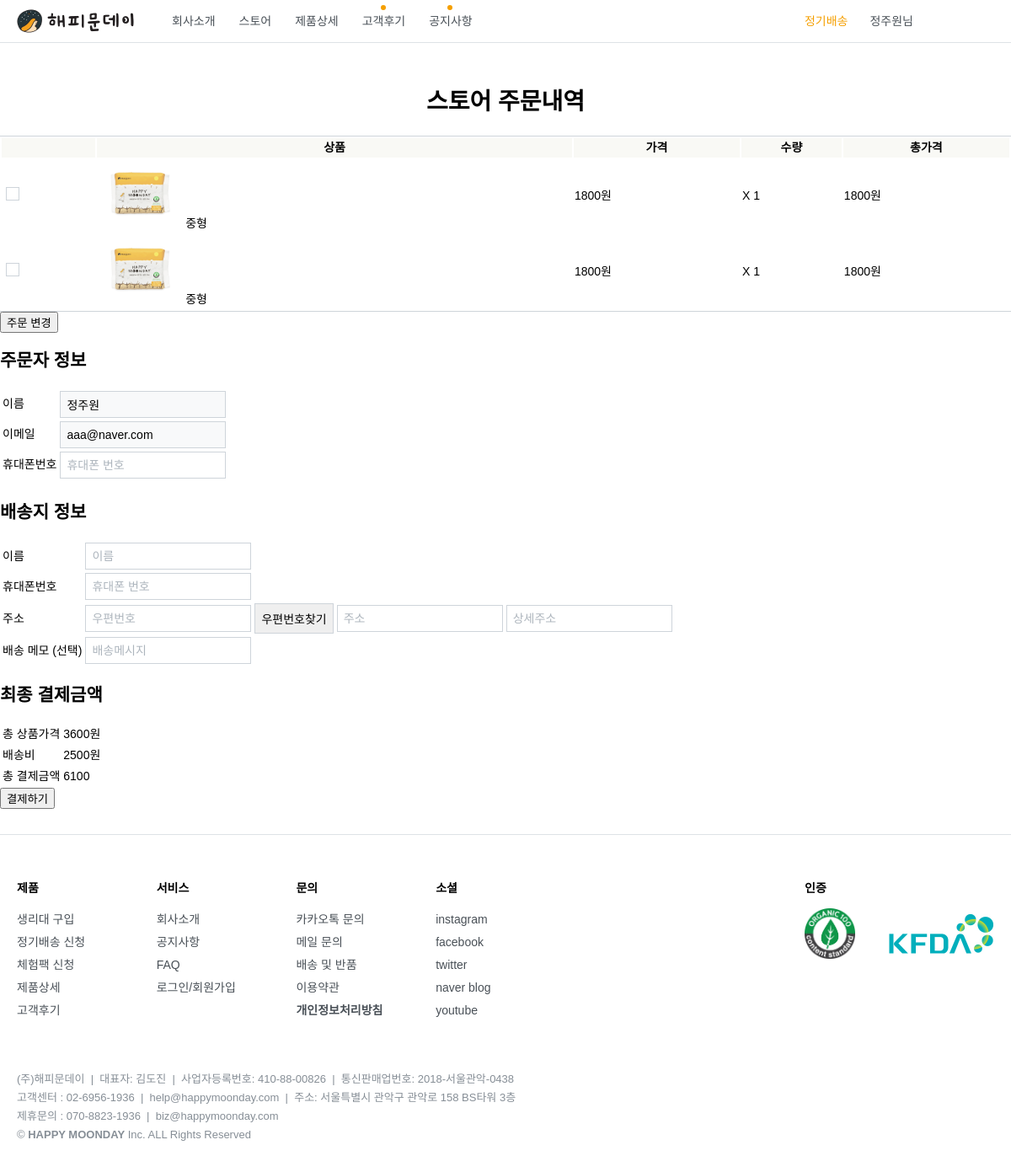
Page /store/cart/payment/ (signed in) on the earlier database version.
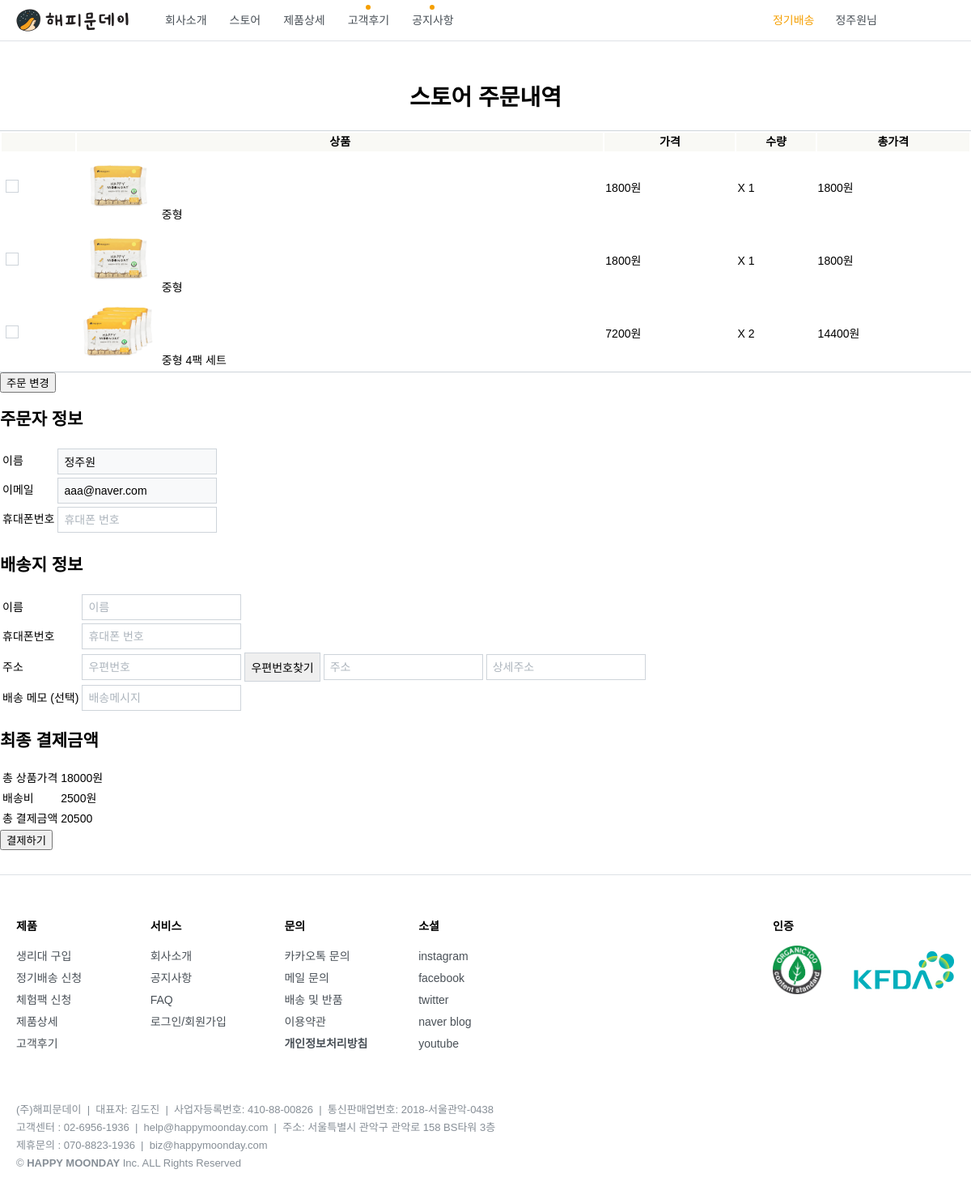
Same page on the later database version.
### store/models.py (models this page shows, shortened)
class Cart_for_Pad(models.Model):
    user  = models.ForeignKey(settings.AUTH_USER_MODEL, on_delete=models.CASCADE)
    product = models.ForeignKey(Product, on_delete=models.CASCADE)
    order = models.IntegerField()
    total_price = models.IntegerField()

class Product(models.Model):
    img_front = models.ImageField(upload_to = 'store/', blank=True)
    img_back = models.ImageField(upload_to = 'store/', blank=True)
    img_inner = models.ImageField(upload_to = 'store/', blank=True)
    img_side = models.ImageField(upload_to = 'store/', blank=True)
    name = models.CharField(max_length=20)
    price = models.IntegerField()
    detail = models.TextField()
    volume = models.IntegerField()
    size = models.IntegerField()
    manufac_date = models.CharField(max_length=30)
    useby_date = models.CharField(max_length=30)
    quantity = models.IntegerField()
    ingre = models.TextField()

### cart/views.py (the view)
# urls.py: path('payment/', views.payment, name='payment'),
def payment(request): #TODO: 여기 이어서 하기
    items = Cart_for_Pad.objects.filter(user=request.user)
    buyer = get_object_or_404(Information, user=request.user)
    name = items[0].product.name+" 외 {}개".format(len(items)-1)
    ulti_total_price= 0
    for item in items:
        ulti_total_price += item.total_price
    if ulti_total_price<20000:
            shipping_charge = 2500
    else:
        shipping_charge = 0
    amount = (ulti_total_price + shipping_charge)
    buyer_name = buyer.name
    buyer_email = buyer.email
    initial = {'name':name, 'amount':amount, 'buyer_name':buyer_name, 'buyer_email':buyer_email}
    if request.method == 'POST':
        form = OrderForm(request.POST, initial=initial)
        if form.is_valid(): #TODO: 여기가 문제===================
            order = form.save(commit=False)
            order.user = request.user
            order.save()
            return redirect(reverse('cart:pay_now'))
        else:
            print(form)
            return HttpResponse("실패")
    else:
        form = OrderForm(initial=initial)
    cart_products = Cart_for_Pad.objects.filter(user=request.user)
    ctx = {
        'form': form,
        'cart_products': cart_products,
        'ulti_total_price': ulti_total_price,
        'shipping_charge': shipping_charge,
        'amount': amount,
        'iamport_shop_id':'iamport', #FIXME: 각자의 shop_id를 지정하실 수 있습니다
    }
    return render(request, 'payment.html', ctx)

### cart/forms.py
class OrderForm(forms.ModelForm):
    class Meta:
        model = Order
        fields = ('name', 'amount', 'buyer_name', 'buyer_email', 'buyer_tel',
                    'recipient_name', 'recipient_tel', 'recipient_postcode', 'recipient_add',
                    'recipient_add_detail', 'recipient_memo',)
        widgets = {
            'name': forms.HiddenInput,
            'amount': forms.HiddenInput,
            'buyer_name': forms.TextInput(attrs={'readonly': 'readonly'}),
            'buyer_email': forms.TextInput(attrs={'class': 'email', 'readonly': 'readonly'}),
            'buyer_tel': forms.TextInput(attrs={'placeholder': '휴대폰 번호'}),
            'recipient_name': forms.TextInput(attrs={'placeholder': '이름'}),
            'recipient_tel': forms.TextInput(attrs={'placeholder': '휴대폰 번호'}),
            'recipient_postcode': forms.TextInput(attrs={'placeholder': '우편번호', 'id': 'postcode'}),
            'recipient_add': forms.TextInput(attrs={'placeholder': '주소', 'id': 'address'}),
            'recipient_add_detail': forms.TextInput(attrs={'placeholder': '상세주소', 'id': 'address_detail'}),
            'recipient_memo': forms.TextInput(attrs={'placeholder': '배송메시지'}),
        }

### cart/templates/payment.html (shortened to what this page needs)
{% extends 'base.html'%}
{% block css%}
  <link rel="stylesheet" href="/static/css/login/default.css">
  <link rel="stylesheet" href="/static/css/cart/cart_temp.css">
{% endblock%}
{% block main %}
<div id="main">
    <h1>스토어 주문내역</h1>
    <div class="carttable_container">
        <table class="carttable"style="width:100%">
            <tr>
                <th> </th>
                <th>상품</th>
                <th>가격</th>
                <th>수량</th>
                <th>총가격</th>
            </tr>
            {% for cart_product in cart_products %}
            <tr>
                <td><input type="checkbox" name="" value=""></td>
                <td><img src="{{ cart_product.product.img_front.url }}" width=100px> {{ cart_product.product.name }}</td>
                <td>{{ cart_product.product.price }}원</td>
                <td>X {{ cart_product.order }}</td>
                <td>{{ cart_product.total_price }}원</td>
            </tr>
            {% endfor %}
        </table>
        <a href="{% url "cart:cart" %}">
            <button>주문 변경</button>
        </a>
    </div>
     <form action="" method="POST">
        <div class="user_info">
            <h2>주문자 정보</h2>
            <table>
                <tr>
                    <td>이름</td>
                    <td>{{ form.buyer_name }}</td>
                </tr>
                <tr>
                    <td>이메일</td>
                    <td>{{ form.buyer_email }}</td>
                </tr>
                <tr>
                    <td>휴대폰번호</td>
                    <td>{{ form.buyer_tel }}</td>
                </tr>
                <tr>
                    <td>{{ form.name }}</td>
                    <td>{{ form.amount }}</td>
                </tr>
            </table>
        </div>
        <div class="address_info">
            <h2>배송지 정보</h2>
            <table>
                <tr>
                    <td>이름</td>
                    <td>{{ form.recipient_name }}</td>
                </tr>
                <tr>
                    <td>휴대폰번호</td>
                    <td>{{ form.recipient_tel }}</td>
                </tr>
                <tr>
                    <td>주소</td>
                    <td>{{ form.recipient_postcode }}</td>
                    <td><input type="button" onclick="execDaumPostcode()" value="우편번호찾기"></td>
                    <td>{{ form.recipient_add }}</td>
                    <td>{{ form.recipient_add_detail }}</td>
                </tr>
                <tr>
                    <td>배송 메모 (선택)</td>
                    <td>{{ form.recipient_memo }}</td>
                </tr>
            </table>
        </div>
        <div class="pay">
            <h2>최종 결제금액</h2>
            <table class="total_price">
                <tbody>
                    <tr><td>총 상품가격</td><td>{{ ulti_total_price }}원</td></tr>
                    <tr><td>배송비</td><td>{{ shipping_charge }}원</td></tr>
                    <tr><td>총 결제금액</td><td>{{ amount }}</td></tr>
                </tbody>
            </table>
            <button type="submit" class="">결제하기</button>
        </div>
    </form>
</div>
{% endblock %}

Differences in the rows shown:
added Cart_for_Pad: product.img_front (picture), product.name "중형 4팩 세트", product.price "7200", order "2", total_price "14400"
Other differences:
{{ ulti_total_price }}: "3600" → "18000"
{{ amount }}: "6100" → "20500"
